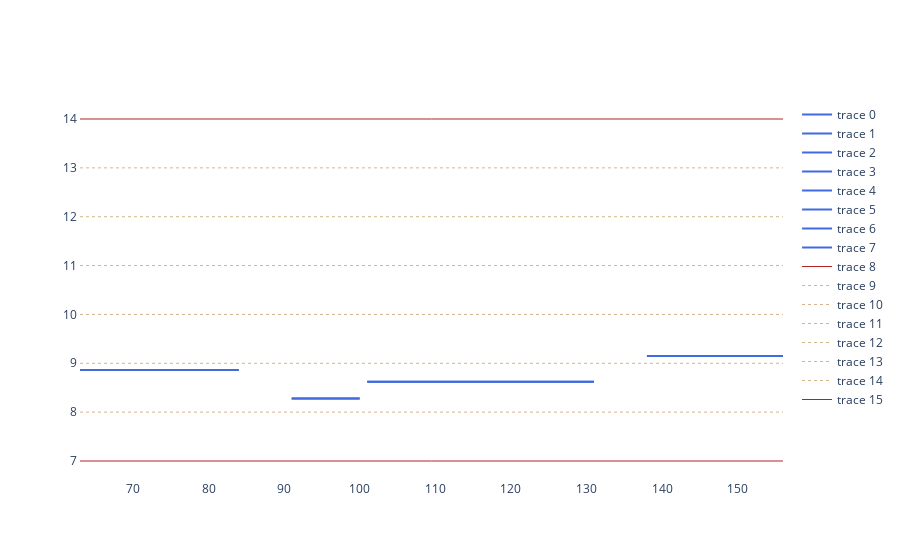

Notebook code cell kept with this figure:
### Markdown cell above
## Speed profile

### Code cell
fig = go.Figure()

X, Y = [], []
for vessel in range(len(data.VESSELS)):
    speeds = []
    time_points = []
    for sequence in json_file[str(vessel)]:
        start_node, start_time, end_node, end_time, d_load, p_load, speed = sequence
        if speed == 0:
            continue
        start_inst, end_inst = data.ALL_NODES[start_node].get_installation(), data.ALL_NODES[end_node].get_installation()
        print(f'{start_inst.get_name()} -> {end_inst.get_name()}: {speed}')
        X.append([tp for tp in range(start_time, end_time)])
        Y.append([speed] * (end_time - start_time))
    
    for x, y in zip(X, Y):
        plt.plot(x, y, color='b')
        
    for x, y in zip(X, Y):
        fig.add_trace(go.Scatter(x=x, y=y, mode='lines', line=dict(color='royalblue', width=2)))

flat_X = [x_coord for sub_x in X for x_coord in sub_x]
lowest_speed = [7 for _ in range(len(flat_X))]
eight_speed = [8 for _ in range(len(flat_X))]
nine_speed = [9 for _ in range(len(flat_X))]
ten_speed = [10 for _ in range(len(flat_X))]
eleven_speed = [11 for _ in range(len(flat_X))]
twelve_speed = [12 for _ in range(len(flat_X))]
thirteen_speed = [13 for _ in range(len(flat_X))]
highest_speed = [14 for _ in range(len(flat_X))]
plt.plot(flat_X, efficient_speed)
plt.plot(flat_X, lowest_speed)

fig.add_trace(go.Scatter(x=flat_X, y=lowest_speed, mode='lines', line=dict(color='firebrick', width=1)))
fig.add_trace(go.Scatter(x=flat_X, y=eight_speed, mode='lines', line=dict(color='tan', width=1, dash='dot')))
fig.add_trace(go.Scatter(x=flat_X, y=nine_speed, mode='lines', line=dict(color='tan', width=1, dash='dot')))
fig.add_trace(go.Scatter(x=flat_X, y=ten_speed, mode='lines', line=dict(color='tan', width=1, dash='dot')))
fig.add_trace(go.Scatter(x=flat_X, y=eleven_speed, mode='lines', line=dict(color='tan', width=1, dash='dot')))
fig.add_trace(go.Scatter(x=flat_X, y=twelve_speed, mode='lines', line=dict(color='tan', width=1, dash='dot')))
fig.add_trace(go.Scatter(x=flat_X, y=thirteen_speed, mode='lines', line=dict(color='tan', width=1, dash='dot')))
fig.add_trace(go.Scatter(x=flat_X, y=highest_speed, mode='lines', line=dict(color='firebrick', width=1)))


fig.update_layout(yaxis=dict(
    showgrid=True, 
    zeroline=True, 
    showline=True, 
    showticklabels=True), 
                  plot_bgcolor='white')

plt.show()
fig.show()

### Figure 1 — Plotly figure (JSON) as saved in the notebook; plotly's stock layout.template omitted (floating-point values rounded to 4 significant figures)
{"data": [{"line": {"color": "royalblue", "width": 2}, "mode": "lines", "type": "scatter", "x": [63, 64, 65, 66, 67, 68, 69, 70, 71, 72, 73, 74, 75, 76, 77, 78, 79, 80, 81, 82, 83, 84], "y": [8.864, 8.864, 8.864, 8.864, 8.864, 8.864, 8.864, 8.864, 8.864, 8.864, 8.864, 8.864, 8.864, 8.864, 8.864, 8.864, 8.864, 8.864, 8.864, 8.864, 8.864, 8.864]}, {"line": {"color": "royalblue", "width": 2}, "mode": "lines", "type": "scatter", "x": [91, 92, 93, 94, 95, 96, 97, 98, 99, 100], "y": [8.28, 8.28, 8.28, 8.28, 8.28, 8.28, 8.28, 8.28, 8.28, 8.28]}, {"line": {"color": "royalblue", "width": 2}, "mode": "lines", "type": "scatter", "x": [101, 102, 103, 104, 105, 106, 107, 108, 109, 110, 111, 112, 113, 114, 115, 116, 117, 118, 119, 120, 121, 122, 123, 124, 125, 126, 127, 128, 129, 130, 131], "y": [8.623, 8.623, 8.623, 8.623, 8.623, 8.623, 8.623, 8.623, 8.623, 8.623, 8.623, 8.623, 8.623, 8.623, 8.623, 8.623, 8.623, 8.623, 8.623, 8.623, 8.623, 8.623, 8.623, 8.623, 8.623, 8.623, 8.623, 8.623, 8.623, 8.623, 8.623]}, {"line": {"color": "royalblue", "width": 2}, "mode": "lines", "type": "scatter", "x": [138, 139, 140, 141, 142, 143, 144, 145, 146, 147, 148, 149, 150, 151, 152, 153, 154, 155, 156], "y": [9.152, 9.152, 9.152, 9.152, 9.152, 9.152, 9.152, 9.152, 9.152, 9.152, 9.152, 9.152, 9.152, 9.152, 9.152, 9.152, 9.152, 9.152, 9.152]}, {"line": {"color": "royalblue", "width": 2}, "mode": "lines", "type": "scatter", "x": [63, 64, 65, 66, 67, 68, 69, 70, 71, 72, 73, 74, 75, 76, 77, 78, 79, 80, 81, 82, 83, 84], "y": [8.864, 8.864, 8.864, 8.864, 8.864, 8.864, 8.864, 8.864, 8.864, 8.864, 8.864, 8.864, 8.864, 8.864, 8.864, 8.864, 8.864, 8.864, 8.864, 8.864, 8.864, 8.864]}, {"line": {"color": "royalblue", "width": 2}, "mode": "lines", "type": "scatter", "x": [91, 92, 93, 94, 95, 96, 97, 98, 99, 100], "y": [8.28, 8.28, 8.28, 8.28, 8.28, 8.28, 8.28, 8.28, 8.28, 8.28]}, {"line": {"color": "royalblue", "width": 2}, "mode": "lines", "type": "scatter", "x": [101, 102, 103, 104, 105, 106, 107, 108, 109, 110, 111, 112, 113, 114, 115, 116, 117, 118, 119, 120, 121, 122, 123, 124, 125, 126, 127, 128, 129, 130, 131], "y": [8.623, 8.623, 8.623, 8.623, 8.623, 8.623, 8.623, 8.623, 8.623, 8.623, 8.623, 8.623, 8.623, 8.623, 8.623, 8.623, 8.623, 8.623, 8.623, 8.623, 8.623, 8.623, 8.623, 8.623, 8.623, 8.623, 8.623, 8.623, 8.623, 8.623, 8.623]}, {"line": {"color": "royalblue", "width": 2}, "mode": "lines", "type": "scatter", "x": [138, 139, 140, 141, 142, 143, 144, 145, 146, 147, 148, 149, 150, 151, 152, 153, 154, 155, 156], "y": [9.152, 9.152, 9.152, 9.152, 9.152, 9.152, 9.152, 9.152, 9.152, 9.152, 9.152, 9.152, 9.152, 9.152, 9.152, 9.152, 9.152, 9.152, 9.152]}, {"line": {"color": "firebrick", "width": 1}, "mode": "lines", "type": "scatter", "x": [63, 64, 65, 66, 67, 68, 69, 70, 71, 72, 73, 74, 75, 76, 77, 78, 79, 80, 81, 82, 83, 84, 91, 92, 93, 94, 95, 96, 97, 98, 99, 100, 101, 102, 103, 104, 105, 106, 107, 108, 109, 110, 111, 112, 113, 114, 115, 116, 117, 118, 119, 120, 121, 122, 123, 124, 125, 126, 127, 128, 129, 130, 131, 138, 139, 140, 141, 142, 143, 144, 145, 146, 147, 148, 149, 150, 151, 152, 153, 154, 155, 156], "y": [7, 7, 7, 7, 7, 7, 7, 7, 7, 7, 7, 7, 7, 7, 7, 7, 7, 7, 7, 7, 7, 7, 7, 7, 7, 7, 7, 7, 7, 7, 7, 7, 7, 7, 7, 7, 7, 7, 7, 7, 7, 7, 7, 7, 7, 7, 7, 7, 7, 7, 7, 7, 7, 7, 7, 7, 7, 7, 7, 7, 7, 7, 7, 7, 7, 7, 7, 7, 7, 7, 7, 7, 7, 7, 7, 7, 7, 7, 7, 7, 7, 7]}, {"line": {"color": "tan", "dash": "dot", "width": 1}, "mode": "lines", "type": "scatter", "x": [63, 64, 65, 66, 67, 68, 69, 70, 71, 72, 73, 74, 75, 76, 77, 78, 79, 80, 81, 82, 83, 84, 91, 92, 93, 94, 95, 96, 97, 98, 99, 100, 101, 102, 103, 104, 105, 106, 107, 108, 109, 110, 111, 112, 113, 114, 115, 116, 117, 118, 119, 120, 121, 122, 123, 124, 125, 126, 127, 128, 129, 130, 131, 138, 139, 140, 141, 142, 143, 144, 145, 146, 147, 148, 149, 150, 151, 152, 153, 154, 155, 156], "y": [8, 8, 8, 8, 8, 8, 8, 8, 8, 8, 8, 8, 8, 8, 8, 8, 8, 8, 8, 8, 8, 8, 8, 8, 8, 8, 8, 8, 8, 8, 8, 8, 8, 8, 8, 8, 8, 8, 8, 8, 8, 8, 8, 8, 8, 8, 8, 8, 8, 8, 8, 8, 8, 8, 8, 8, 8, 8, 8, 8, 8, 8, 8, 8, 8, 8, 8, 8, 8, 8, 8, 8, 8, 8, 8, 8, 8, 8, 8, 8, 8, 8]}, {"line": {"color": "tan", "dash": "dot", "width": 1}, "mode": "lines", "type": "scatter", "x": [63, 64, 65, 66, 67, 68, 69, 70, 71, 72, 73, 74, 75, 76, 77, 78, 79, 80, 81, 82, 83, 84, 91, 92, 93, 94, 95, 96, 97, 98, 99, 100, 101, 102, 103, 104, 105, 106, 107, 108, 109, 110, 111, 112, 113, 114, 115, 116, 117, 118, 119, 120, 121, 122, 123, 124, 125, 126, 127, 128, 129, 130, 131, 138, 139, 140, 141, 142, 143, 144, 145, 146, 147, 148, 149, 150, 151, 152, 153, 154, 155, 156], "y": [9, 9, 9, 9, 9, 9, 9, 9, 9, 9, 9, 9, 9, 9, 9, 9, 9, 9, 9, 9, 9, 9, 9, 9, 9, 9, 9, 9, 9, 9, 9, 9, 9, 9, 9, 9, 9, 9, 9, 9, 9, 9, 9, 9, 9, 9, 9, 9, 9, 9, 9, 9, 9, 9, 9, 9, 9, 9, 9, 9, 9, 9, 9, 9, 9, 9, 9, 9, 9, 9, 9, 9, 9, 9, 9, 9, 9, 9, 9, 9, 9, 9]}, {"line": {"color": "tan", "dash": "dot", "width": 1}, "mode": "lines", "type": "scatter", "x": [63, 64, 65, 66, 67, 68, 69, 70, 71, 72, 73, 74, 75, 76, 77, 78, 79, 80, 81, 82, 83, 84, 91, 92, 93, 94, 95, 96, 97, 98, 99, 100, 101, 102, 103, 104, 105, 106, 107, 108, 109, 110, 111, 112, 113, 114, 115, 116, 117, 118, 119, 120, 121, 122, 123, 124, 125, 126, 127, 128, 129, 130, 131, 138, 139, 140, 141, 142, 143, 144, 145, 146, 147, 148, 149, 150, 151, 152, 153, 154, 155, 156], "y": [10, 10, 10, 10, 10, 10, 10, 10, 10, 10, 10, 10, 10, 10, 10, 10, 10, 10, 10, 10, 10, 10, 10, 10, 10, 10, 10, 10, 10, 10, 10, 10, 10, 10, 10, 10, 10, 10, 10, 10, 10, 10, 10, 10, 10, 10, 10, 10, 10, 10, 10, 10, 10, 10, 10, 10, 10, 10, 10, 10, 10, 10, 10, 10, 10, 10, 10, 10, 10, 10, 10, 10, 10, 10, 10, 10, 10, 10, 10, 10, 10, 10]}, {"line": {"color": "tan", "dash": "dot", "width": 1}, "mode": "lines", "type": "scatter", "x": [63, 64, 65, 66, 67, 68, 69, 70, 71, 72, 73, 74, 75, 76, 77, 78, 79, 80, 81, 82, 83, 84, 91, 92, 93, 94, 95, 96, 97, 98, 99, 100, 101, 102, 103, 104, 105, 106, 107, 108, 109, 110, 111, 112, 113, 114, 115, 116, 117, 118, 119, 120, 121, 122, 123, 124, 125, 126, 127, 128, 129, 130, 131, 138, 139, 140, 141, 142, 143, 144, 145, 146, 147, 148, 149, 150, 151, 152, 153, 154, 155, 156], "y": [11, 11, 11, 11, 11, 11, 11, 11, 11, 11, 11, 11, 11, 11, 11, 11, 11, 11, 11, 11, 11, 11, 11, 11, 11, 11, 11, 11, 11, 11, 11, 11, 11, 11, 11, 11, 11, 11, 11, 11, 11, 11, 11, 11, 11, 11, 11, 11, 11, 11, 11, 11, 11, 11, 11, 11, 11, 11, 11, 11, 11, 11, 11, 11, 11, 11, 11, 11, 11, 11, 11, 11, 11, 11, 11, 11, 11, 11, 11, 11, 11, 11]}, {"line": {"color": "tan", "dash": "dot", "width": 1}, "mode": "lines", "type": "scatter", "x": [63, 64, 65, 66, 67, 68, 69, 70, 71, 72, 73, 74, 75, 76, 77, 78, 79, 80, 81, 82, 83, 84, 91, 92, 93, 94, 95, 96, 97, 98, 99, 100, 101, 102, 103, 104, 105, 106, 107, 108, 109, 110, 111, 112, 113, 114, 115, 116, 117, 118, 119, 120, 121, 122, 123, 124, 125, 126, 127, 128, 129, 130, 131, 138, 139, 140, 141, 142, 143, 144, 145, 146, 147, 148, 149, 150, 151, 152, 153, 154, 155, 156], "y": [12, 12, 12, 12, 12, 12, 12, 12, 12, 12, 12, 12, 12, 12, 12, 12, 12, 12, 12, 12, 12, 12, 12, 12, 12, 12, 12, 12, 12, 12, 12, 12, 12, 12, 12, 12, 12, 12, 12, 12, 12, 12, 12, 12, 12, 12, 12, 12, 12, 12, 12, 12, 12, 12, 12, 12, 12, 12, 12, 12, 12, 12, 12, 12, 12, 12, 12, 12, 12, 12, 12, 12, 12, 12, 12, 12, 12, 12, 12, 12, 12, 12]}, {"line": {"color": "tan", "dash": "dot", "width": 1}, "mode": "lines", "type": "scatter", "x": [63, 64, 65, 66, 67, 68, 69, 70, 71, 72, 73, 74, 75, 76, 77, 78, 79, 80, 81, 82, 83, 84, 91, 92, 93, 94, 95, 96, 97, 98, 99, 100, 101, 102, 103, 104, 105, 106, 107, 108, 109, 110, 111, 112, 113, 114, 115, 116, 117, 118, 119, 120, 121, 122, 123, 124, 125, 126, 127, 128, 129, 130, 131, 138, 139, 140, 141, 142, 143, 144, 145, 146, 147, 148, 149, 150, 151, 152, 153, 154, 155, 156], "y": [13, 13, 13, 13, 13, 13, 13, 13, 13, 13, 13, 13, 13, 13, 13, 13, 13, 13, 13, 13, 13, 13, 13, 13, 13, 13, 13, 13, 13, 13, 13, 13, 13, 13, 13, 13, 13, 13, 13, 13, 13, 13, 13, 13, 13, 13, 13, 13, 13, 13, 13, 13, 13, 13, 13, 13, 13, 13, 13, 13, 13, 13, 13, 13, 13, 13, 13, 13, 13, 13, 13, 13, 13, 13, 13, 13, 13, 13, 13, 13, 13, 13]}, {"line": {"color": "firebrick", "width": 1}, "mode": "lines", "type": "scatter", "x": [63, 64, 65, 66, 67, 68, 69, 70, 71, 72, 73, 74, 75, 76, 77, 78, 79, 80, 81, 82, 83, 84, 91, 92, 93, 94, 95, 96, 97, 98, 99, 100, 101, 102, 103, 104, 105, 106, 107, 108, 109, 110, 111, 112, 113, 114, 115, 116, 117, 118, 119, 120, 121, 122, 123, 124, 125, 126, 127, 128, 129, 130, 131, 138, 139, 140, 141, 142, 143, 144, 145, 146, 147, 148, 149, 150, 151, 152, 153, 154, 155, 156], "y": [14, 14, 14, 14, 14, 14, 14, 14, 14, 14, 14, 14, 14, 14, 14, 14, 14, 14, 14, 14, 14, 14, 14, 14, 14, 14, 14, 14, 14, 14, 14, 14, 14, 14, 14, 14, 14, 14, 14, 14, 14, 14, 14, 14, 14, 14, 14, 14, 14, 14, 14, 14, 14, 14, 14, 14, 14, 14, 14, 14, 14, 14, 14, 14, 14, 14, 14, 14, 14, 14, 14, 14, 14, 14, 14, 14, 14, 14, 14, 14, 14, 14]}], "layout": {"plot_bgcolor": "white", "yaxis": {"showgrid": true, "showline": true, "showticklabels": true, "zeroline": true}}}
